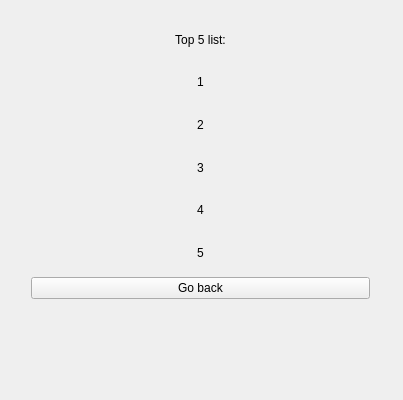
<?xml version="1.0" encoding="UTF-8"?>
<ui version="4.0">
 <class>MainWindow</class>
 <widget class="QMainWindow" name="MainWindow">
  <property name="geometry">
   <rect>
    <x>0</x>
    <y>0</y>
    <width>403</width>
    <height>400</height>
   </rect>
  </property>
  <property name="minimumSize">
   <size>
    <width>400</width>
    <height>400</height>
   </size>
  </property>
  <property name="maximumSize">
   <size>
    <width>799</width>
    <height>800</height>
   </size>
  </property>
  <property name="baseSize">
   <size>
    <width>400</width>
    <height>500</height>
   </size>
  </property>
  <property name="windowTitle">
   <string>Quiz Game</string>
  </property>
  <widget class="QWidget" name="centralWidget">
   <widget class="QStackedWidget" name="stackedWidget">
    <property name="geometry">
     <rect>
      <x>20</x>
      <y>10</y>
      <width>361</width>
      <height>300</height>
     </rect>
    </property>
    <property name="minimumSize">
     <size>
      <width>300</width>
      <height>300</height>
     </size>
    </property>
    <property name="maximumSize">
     <size>
      <width>800</width>
      <height>800</height>
     </size>
    </property>
    <property name="baseSize">
     <size>
      <width>300</width>
      <height>300</height>
     </size>
    </property>
    <property name="currentIndex">
     <number>3</number>
    </property>
    <widget class="QWidget" name="start">
     <layout class="QVBoxLayout" name="verticalLayout">
      <item>
       <widget class="QLabel" name="label">
        <property name="maximumSize">
         <size>
          <width>16777215</width>
          <height>40</height>
         </size>
        </property>
        <property name="text">
         <string>Welcome to the Quiz game</string>
        </property>
       </widget>
      </item>
      <item>
       <widget class="QLabel" name="label_3">
        <property name="maximumSize">
         <size>
          <width>16777215</width>
          <height>20</height>
         </size>
        </property>
        <property name="text">
         <string>Please enter username:</string>
        </property>
       </widget>
      </item>
      <item>
       <widget class="QLineEdit" name="username"/>
      </item>
      <item>
       <widget class="QPushButton" name="pushButton">
        <property name="text">
         <string>Start</string>
        </property>
       </widget>
      </item>
     </layout>
    </widget>
    <widget class="QWidget" name="result">
     <layout class="QVBoxLayout" name="verticalLayout_4">
      <item>
       <widget class="QLabel" name="label_5">
        <property name="text">
         <string>Quiz Completed!</string>
        </property>
       </widget>
      </item>
      <item>
       <layout class="QHBoxLayout" name="horizontalLayout_2">
        <item>
         <widget class="QLabel" name="label_6">
          <property name="text">
           <string>Congratulations: </string>
          </property>
         </widget>
        </item>
        <item>
         <widget class="QLabel" name="result_username">
          <property name="text">
           <string>TextLabel</string>
          </property>
         </widget>
        </item>
       </layout>
      </item>
      <item>
       <layout class="QHBoxLayout" name="horizontalLayout">
        <item>
         <widget class="QLabel" name="label_8">
          <property name="text">
           <string>Score:</string>
          </property>
         </widget>
        </item>
        <item>
         <widget class="QLabel" name="result_score">
          <property name="text">
           <string>TextLabel</string>
          </property>
         </widget>
        </item>
       </layout>
      </item>
      <item>
       <widget class="QPushButton" name="result_gotomenu">
        <property name="text">
         <string>Go to menu</string>
        </property>
       </widget>
      </item>
     </layout>
    </widget>
    <widget class="QWidget" name="menu">
     <layout class="QVBoxLayout" name="verticalLayout_2">
      <item>
       <widget class="QLabel" name="label_2">
        <property name="text">
         <string>Quiz Game</string>
        </property>
        <property name="alignment">
         <set>Qt::AlignCenter</set>
        </property>
       </widget>
      </item>
      <item>
       <widget class="QLabel" name="label_7">
        <property name="text">
         <string>Welcome:</string>
        </property>
       </widget>
      </item>
      <item>
       <widget class="QLabel" name="menu_username">
        <property name="text">
         <string>TextLabel</string>
        </property>
       </widget>
      </item>
      <item>
       <widget class="QLabel" name="label_4">
        <property name="text">
         <string>Menu</string>
        </property>
        <property name="alignment">
         <set>Qt::AlignCenter</set>
        </property>
       </widget>
      </item>
      <item>
       <widget class="QPushButton" name="scoreboard_button">
        <property name="text">
         <string>Scoreboard</string>
        </property>
       </widget>
      </item>
      <item>
       <widget class="QPushButton" name="quiz_button">
        <property name="text">
         <string>Start Quiz</string>
        </property>
       </widget>
      </item>
      <item>
       <widget class="QPushButton" name="quit_button">
        <property name="text">
         <string>Quit</string>
        </property>
       </widget>
      </item>
     </layout>
    </widget>
    <widget class="QWidget" name="scoreboard">
     <layout class="QVBoxLayout" name="verticalLayout_6">
      <item>
       <widget class="QLabel" name="label_14">
        <property name="text">
         <string>Top 5 list:</string>
        </property>
        <property name="alignment">
         <set>Qt::AlignCenter</set>
        </property>
       </widget>
      </item>
      <item>
       <widget class="QLabel" name="score_label_1">
        <property name="text">
         <string>1</string>
        </property>
        <property name="alignment">
         <set>Qt::AlignCenter</set>
        </property>
       </widget>
      </item>
      <item>
       <widget class="QLabel" name="score_label_2">
        <property name="text">
         <string>2</string>
        </property>
        <property name="alignment">
         <set>Qt::AlignCenter</set>
        </property>
       </widget>
      </item>
      <item>
       <widget class="QLabel" name="score_label_3">
        <property name="text">
         <string>3</string>
        </property>
        <property name="alignment">
         <set>Qt::AlignCenter</set>
        </property>
       </widget>
      </item>
      <item>
       <widget class="QLabel" name="score_label_4">
        <property name="text">
         <string>4</string>
        </property>
        <property name="alignment">
         <set>Qt::AlignCenter</set>
        </property>
       </widget>
      </item>
      <item>
       <widget class="QLabel" name="score_label_5">
        <property name="text">
         <string>5</string>
        </property>
        <property name="alignment">
         <set>Qt::AlignCenter</set>
        </property>
       </widget>
      </item>
      <item>
       <widget class="QPushButton" name="scoreboard_gotomenu_button">
        <property name="text">
         <string>Go back</string>
        </property>
       </widget>
      </item>
     </layout>
    </widget>
    <widget class="QWidget" name="quiz_options">
     <layout class="QVBoxLayout" name="verticalLayout_5">
      <item>
       <widget class="QPushButton" name="option_history">
        <property name="text">
         <string>History</string>
        </property>
       </widget>
      </item>
      <item>
       <widget class="QPushButton" name="option_nature">
        <property name="text">
         <string>Nature</string>
        </property>
       </widget>
      </item>
      <item>
       <widget class="QPushButton" name="option_sports">
        <property name="text">
         <string>Sports</string>
        </property>
       </widget>
      </item>
     </layout>
    </widget>
    <widget class="QWidget" name="quiz">
     <layout class="QVBoxLayout" name="verticalLayout_3">
      <item>
       <widget class="QLabel" name="question_text">
        <property name="text">
         <string>question</string>
        </property>
       </widget>
      </item>
      <item>
       <widget class="QLabel" name="question_options">
        <property name="text">
         <string>TextLabel</string>
        </property>
       </widget>
      </item>
      <item>
       <widget class="QPushButton" name="answer_3_button">
        <property name="text">
         <string>Answer 1</string>
        </property>
       </widget>
      </item>
      <item>
       <widget class="QPushButton" name="answer_2_button">
        <property name="enabled">
         <bool>true</bool>
        </property>
        <property name="text">
         <string>Answer 2</string>
        </property>
       </widget>
      </item>
      <item>
       <widget class="QPushButton" name="answer_1_button">
        <property name="text">
         <string>Answer 3</string>
        </property>
       </widget>
      </item>
     </layout>
    </widget>
   </widget>
  </widget>
 </widget>
 <layoutdefault spacing="6" margin="11"/>
 <resources/>
 <connections/>
</ui>
